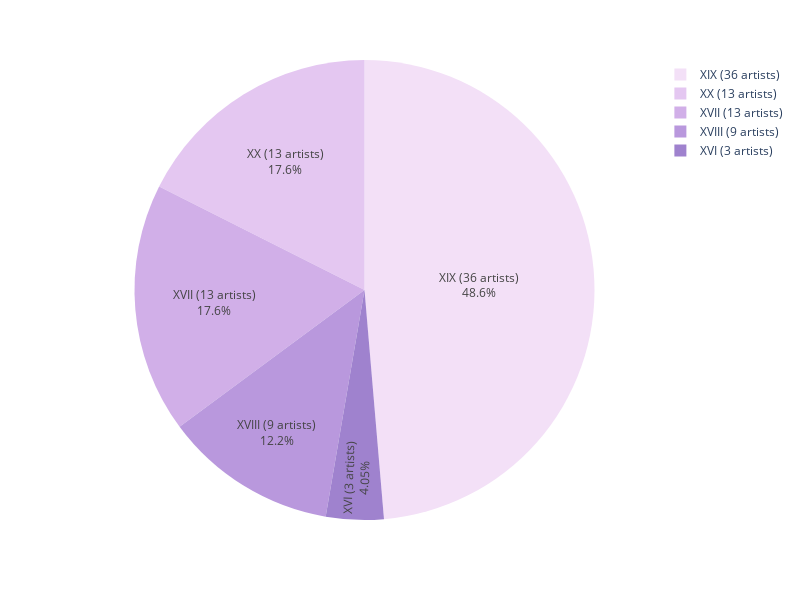

Source (notebook cell):
### Code cell
century_counts = df['Century'].value_counts()

century_labels = {"16": "XVI", "17": "XVII", "18": "XVIII", "19": "XIX", "20": "XX"}

labels = [f"{century_labels[str(century)]} ({count} artists)" for century, count in zip(century_counts.index, century_counts.values)]

fig = px.pie(century_counts, 
             values=century_counts.values, 
             names=labels,  
             title='',
             height=600, 
             width=800,
             color_discrete_sequence=px.colors.sequential.Purp) 

fig.update_traces(textinfo='label + percent', 
                  textfont_size=12,
                  textposition='inside')

fig.show()

### Figure 1 — Plotly figure (JSON) as saved in the notebook; plotly's stock layout.template omitted (floating-point values rounded to 4 significant figures)
{"data": [{"domain": {"x": [0, 1], "y": [0, 1]}, "hovertemplate": "label=%{label}<br>value=%{value}<extra></extra>", "labels": ["XIX (36 artists)", "XX (13 artists)", "XVII (13 artists)", "XVIII (9 artists)", "XVI (3 artists)"], "legendgroup": "", "name": "", "showlegend": true, "textfont": {"size": 12}, "textinfo": "label+percent", "textposition": "inside", "type": "pie", "values": [36, 13, 13, 9, 3]}], "layout": {"height": 600, "legend": {"tracegroupgap": 0}, "margin": {"t": 60}, "piecolorway": ["rgb(243, 224, 247)", "rgb(228, 199, 241)", "rgb(209, 175, 232)", "rgb(185, 152, 221)", "rgb(159, 130, 206)", "rgb(130, 109, 186)", "rgb(99, 88, 159)"], "width": 800}}
